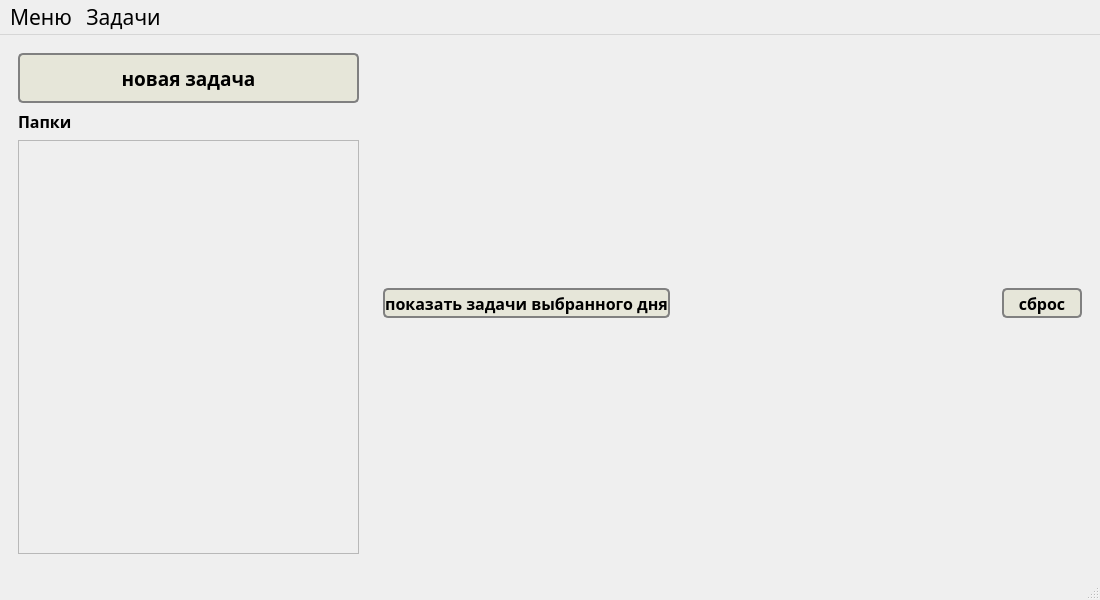
<?xml version="1.0" encoding="UTF-8"?>
<ui version="4.0">
 <class>MainWindow</class>
 <widget class="QMainWindow" name="MainWindow">
  <property name="geometry">
   <rect>
    <x>0</x>
    <y>0</y>
    <width>1100</width>
    <height>600</height>
   </rect>
  </property>
  <property name="baseSize">
   <size>
    <width>1000</width>
    <height>0</height>
   </size>
  </property>
  <property name="font">
   <font>
    <family>Bahnschrift</family>
    <pointsize>12</pointsize>
    <bold>true</bold>
   </font>
  </property>
  <property name="windowTitle">
   <string>B-Task</string>
  </property>
  <property name="styleSheet">
   <string notr="true"/>
  </property>
  <property name="iconSize">
   <size>
    <width>40</width>
    <height>40</height>
   </size>
  </property>
  <property name="documentMode">
   <bool>false</bool>
  </property>
  <property name="tabShape">
   <enum>QTabWidget::TabShape::Rounded</enum>
  </property>
  <widget class="QWidget" name="centralwidget">
   <layout class="QHBoxLayout" name="horizontalLayout" stretch="1,2">
    <item>
     <widget class="QWidget" name="tasksBlock" native="true">
      <property name="autoFillBackground">
       <bool>false</bool>
      </property>
      <layout class="QVBoxLayout" name="verticalLayout">
       <property name="spacing">
        <number>6</number>
       </property>
       <item>
        <widget class="QPushButton" name="newTaskButton">
         <property name="sizePolicy">
          <sizepolicy hsizetype="Minimum" vsizetype="Fixed">
           <horstretch>0</horstretch>
           <verstretch>0</verstretch>
          </sizepolicy>
         </property>
         <property name="minimumSize">
          <size>
           <width>0</width>
           <height>50</height>
          </size>
         </property>
         <property name="font">
          <font>
           <family>Bahnschrift SemiBold</family>
           <pointsize>14</pointsize>
           <bold>true</bold>
          </font>
         </property>
         <property name="styleSheet">
          <string notr="true">QPushButton {
	icon: url(:/pictures/resources/add-circle-plus.svg);
background-color: rgb(230,230,217);
	border-radius: 5px;
	border: 2px solid gray;
	color: black;
}
QPushButton:hover {
	icon: url(:/pictures/resources/add-circle-plus-gray.svg);
	background-color: rgb(247,223,156);
}
</string>
         </property>
         <property name="text">
          <string>новая задача</string>
         </property>
         <property name="checkable">
          <bool>false</bool>
         </property>
         <property name="flat">
          <bool>false</bool>
         </property>
        </widget>
       </item>
       <item>
        <layout class="QHBoxLayout" name="horizontalLayout_2">
         <item>
          <widget class="QLabel" name="label_Folders">
           <property name="text">
            <string>Папки</string>
           </property>
          </widget>
         </item>
         <item>
          <spacer name="horizontalSpacer">
           <property name="orientation">
            <enum>Qt::Orientation::Horizontal</enum>
           </property>
           <property name="sizeHint" stdset="0">
            <size>
             <width>40</width>
             <height>20</height>
            </size>
           </property>
          </spacer>
         </item>
         <item>
          <widget class="QPushButton" name="newFolderButton">
           <property name="sizePolicy">
            <sizepolicy hsizetype="Fixed" vsizetype="Fixed">
             <horstretch>0</horstretch>
             <verstretch>0</verstretch>
            </sizepolicy>
           </property>
           <property name="minimumSize">
            <size>
             <width>20</width>
             <height>25</height>
            </size>
           </property>
           <property name="styleSheet">
            <string notr="true">QPushButton {
	image: url(:/pictures/resources/add-circle-plus-gray.svg);
	background-color: rgba(230,230,217,0);
	border: none;
}
QPushButton:hover {
	image: url(:/pictures/resources/add-circle-plus.svg);
}
</string>
           </property>
           <property name="text">
            <string/>
           </property>
           <property name="flat">
            <bool>false</bool>
           </property>
          </widget>
         </item>
        </layout>
       </item>
       <item>
        <widget class="QScrollArea" name="scrollArea">
         <property name="sizePolicy">
          <sizepolicy hsizetype="Expanding" vsizetype="Expanding">
           <horstretch>0</horstretch>
           <verstretch>0</verstretch>
          </sizepolicy>
         </property>
         <property name="minimumSize">
          <size>
           <width>300</width>
           <height>200</height>
          </size>
         </property>
         <property name="widgetResizable">
          <bool>true</bool>
         </property>
         <widget class="QWidget" name="scrollAreaWidgetContents">
          <property name="geometry">
           <rect>
            <x>0</x>
            <y>0</y>
            <width>339</width>
            <height>425</height>
           </rect>
          </property>
          <layout class="QVBoxLayout" name="verticalLayout_2"/>
         </widget>
        </widget>
       </item>
      </layout>
     </widget>
    </item>
    <item>
     <widget class="QWidget" name="calendarBlock" native="true">
      <layout class="QVBoxLayout" name="verticalLayout_3" stretch="1,0">
       <item>
        <layout class="QVBoxLayout" name="calendarLayout"/>
       </item>
       <item>
        <layout class="QHBoxLayout" name="horizontalLayout_3">
         <item>
          <widget class="QPushButton" name="displayTasksOfSelectedDayButton">
           <property name="sizePolicy">
            <sizepolicy hsizetype="Preferred" vsizetype="Fixed">
             <horstretch>0</horstretch>
             <verstretch>0</verstretch>
            </sizepolicy>
           </property>
           <property name="minimumSize">
            <size>
             <width>280</width>
             <height>30</height>
            </size>
           </property>
           <property name="styleSheet">
            <string notr="true">QPushButton {
	background-color: rgb(230,230,217);
	border-radius: 5px;
	border: 2px solid gray;
	color: black;
}
QPushButton:hover {
	background-color: rgb(247,223,156);
}
</string>
           </property>
           <property name="text">
            <string>показать задачи выбранного дня</string>
           </property>
          </widget>
         </item>
         <item>
          <spacer name="horizontalSpacer_2">
           <property name="orientation">
            <enum>Qt::Orientation::Horizontal</enum>
           </property>
           <property name="sizeHint" stdset="0">
            <size>
             <width>40</width>
             <height>20</height>
            </size>
           </property>
          </spacer>
         </item>
         <item>
          <widget class="QPushButton" name="backToTodayButton">
           <property name="enabled">
            <bool>true</bool>
           </property>
           <property name="sizePolicy">
            <sizepolicy hsizetype="Preferred" vsizetype="Fixed">
             <horstretch>0</horstretch>
             <verstretch>0</verstretch>
            </sizepolicy>
           </property>
           <property name="minimumSize">
            <size>
             <width>80</width>
             <height>30</height>
            </size>
           </property>
           <property name="font">
            <font>
             <family>Bahnschrift</family>
             <pointsize>12</pointsize>
             <bold>true</bold>
            </font>
           </property>
           <property name="styleSheet">
            <string notr="true">QPushButton {
	background-color: rgb(230,230,217);
	border-radius: 5px;
	border: 2px solid gray;
	color: black;
}
QPushButton:hover {
	background-color: rgb(247,223,156);
}
</string>
           </property>
           <property name="text">
            <string>сброс</string>
           </property>
          </widget>
         </item>
        </layout>
       </item>
      </layout>
     </widget>
    </item>
   </layout>
  </widget>
  <widget class="QMenuBar" name="menubar">
   <property name="geometry">
    <rect>
     <x>0</x>
     <y>0</y>
     <width>1100</width>
     <height>27</height>
    </rect>
   </property>
   <property name="font">
    <font>
     <family>Bahnschrift</family>
     <pointsize>16</pointsize>
     <bold>false</bold>
    </font>
   </property>
   <widget class="QMenu" name="menuMenu">
    <property name="font">
     <font>
      <family>Bahnschrift</family>
      <pointsize>12</pointsize>
      <bold>false</bold>
     </font>
    </property>
    <property name="styleSheet">
     <string notr="true">QMenu {
background-color: white;
border: 2px solid gray;
border-radius: 7px;
padding: 4px 4px;
}
QMenu::item:selected {
background-color: rgb(247,223,156);
border-radius: 5px;
}</string>
    </property>
    <property name="title">
     <string>Меню</string>
    </property>
    <widget class="QMenu" name="menu_4">
     <property name="font">
      <font>
       <family>Bahnschrift</family>
       <pointsize>12</pointsize>
      </font>
     </property>
     <property name="styleSheet">
      <string notr="true">QMenu {
background-color: white;
border: 2px solid gray;
border-radius: 7px;
padding: 4px 4px;
font-family: Bahnschrift;
}
QMenu::item:selected {
background-color: rgb(247,223,156);
border-radius: 5px;
}</string>
     </property>
     <property name="title">
      <string>Экспорт</string>
     </property>
     <addaction name="actionExportToJSON"/>
     <addaction name="actionExportToCSV"/>
    </widget>
    <addaction name="menuUpdateUi"/>
    <addaction name="menu_calendar"/>
    <addaction name="menu_4"/>
   </widget>
   <widget class="QMenu" name="menu_2">
    <property name="styleSheet">
     <string notr="true">QMenu {
background-color: white;
border: 2px solid gray;
border-radius: 7px;
padding: 4px 4px;
}
QMenu::item {
background-color: white;
border-radius: 5px;
padding: 4px 4px;
font-family: Bahnschrift;
font-size: 16px;
}
QMenu::item:selected {
background-color: rgb(247,223,156);
border-radius: 5px;
}</string>
    </property>
    <property name="title">
     <string>Задачи</string>
    </property>
    <widget class="QMenu" name="menu">
     <property name="font">
      <font>
       <family>Bahnschrift</family>
       <pointsize>16</pointsize>
      </font>
     </property>
     <property name="styleSheet">
      <string notr="true">QMenu {
background-color: white;
border: 2px solid gray;
border-radius: 7px;
padding: 4px 4px;
font-family: Bahnschrift;
}
QMenu::item:selected {
background-color: rgb(247,223,156);
border-radius: 5px;
}</string>
     </property>
     <property name="title">
      <string>Сортировать</string>
     </property>
     <addaction name="sortByDeadline"/>
     <addaction name="sortByStatus"/>
     <addaction name="sortByPriority"/>
    </widget>
    <widget class="QMenu" name="menu_3">
     <property name="title">
      <string>Фильтровать</string>
     </property>
     <addaction name="filterByDeadline"/>
     <addaction name="filterByStatus"/>
     <addaction name="filterByPriority"/>
     <addaction name="separator"/>
     <addaction name="filterByDefault"/>
    </widget>
    <addaction name="menu_3"/>
    <addaction name="menu"/>
    <addaction name="menuDeleteCompletedTasks"/>
   </widget>
   <addaction name="menuMenu"/>
   <addaction name="menu_2"/>
  </widget>
  <widget class="QStatusBar" name="statusbar">
   <property name="sizePolicy">
    <sizepolicy hsizetype="Preferred" vsizetype="Minimum">
     <horstretch>0</horstretch>
     <verstretch>0</verstretch>
    </sizepolicy>
   </property>
   <property name="maximumSize">
    <size>
     <width>16777215</width>
     <height>30</height>
    </size>
   </property>
   <property name="font">
    <font>
     <family>Bahnschrift</family>
     <pointsize>12</pointsize>
     <bold>false</bold>
    </font>
   </property>
  </widget>
  <action name="menuUpdateUi">
   <property name="enabled">
    <bool>false</bool>
   </property>
   <property name="text">
    <string>Обновить БД вручную</string>
   </property>
   <property name="font">
    <font>
     <family>Bahnschrift</family>
     <pointsize>11</pointsize>
    </font>
   </property>
   <property name="visible">
    <bool>false</bool>
   </property>
   <property name="shortcutVisibleInContextMenu">
    <bool>false</bool>
   </property>
   <property name="priority">
    <enum>QAction::Priority::LowPriority</enum>
   </property>
  </action>
  <action name="menuDeleteCompletedTasks">
   <property name="text">
    <string>Удалить выполненные</string>
   </property>
   <property name="font">
    <font>
     <family>Bahnschrift</family>
     <pointsize>12</pointsize>
    </font>
   </property>
  </action>
  <action name="menu_calendar">
   <property name="checkable">
    <bool>true</bool>
   </property>
   <property name="text">
    <string>Календарь</string>
   </property>
  </action>
  <action name="sortByDeadline">
   <property name="text">
    <string>сначала срочные</string>
   </property>
  </action>
  <action name="sortByStatus">
   <property name="text">
    <string>сначала невыполненные</string>
   </property>
  </action>
  <action name="sortByPriority">
   <property name="text">
    <string>сначала важные</string>
   </property>
   <property name="toolTip">
    <string>сначала важные</string>
   </property>
  </action>
  <action name="filterByDeadline">
   <property name="text">
    <string>по дедлайну</string>
   </property>
  </action>
  <action name="filterByStatus">
   <property name="text">
    <string>по статусу</string>
   </property>
  </action>
  <action name="filterByPriority">
   <property name="text">
    <string>по приоритету</string>
   </property>
  </action>
  <action name="filterByDefault">
   <property name="text">
    <string>сбросить</string>
   </property>
  </action>
  <action name="actionExportToJSON">
   <property name="text">
    <string>JSON</string>
   </property>
  </action>
  <action name="actionExportToCSV">
   <property name="text">
    <string>CSV</string>
   </property>
  </action>
 </widget>
 <resources/>
 <connections/>
</ui>
